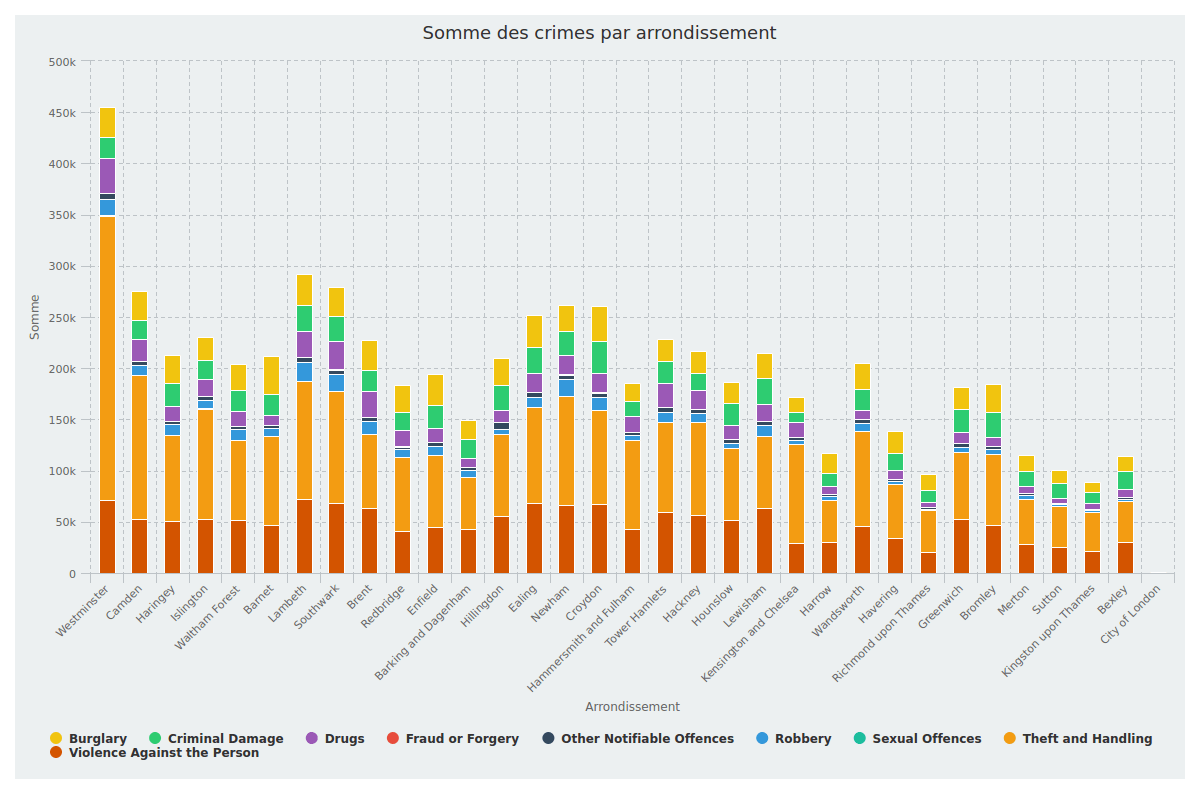

The R source for this figure:
require(highcharter)
library(tidyverse)


london_crime_by_lsoa <- tbl_df(london_crime_by_lsoa)

data <- london_crime_by_lsoa %>%
  group_by(borough, major_category) %>%
  summarise(sum = sum(value), count = n(), meanValue = mean(value))


data <- arrange(data, desc(meanValue))

hchart(data,'column', hcaes(x = borough, y = sum, size = meanValue, group = major_category)) %>% 
  hc_plotOptions(column = list(stacking = 'normal')) %>% 
  hc_add_theme(hc_theme_flat()) %>%
  hc_title(text = "Somme des crimes par arrondissement") %>%
  hc_xAxis(title = list(text = "Arrondissement")) %>%
  hc_yAxis(title = list(text = "Somme"))
  
